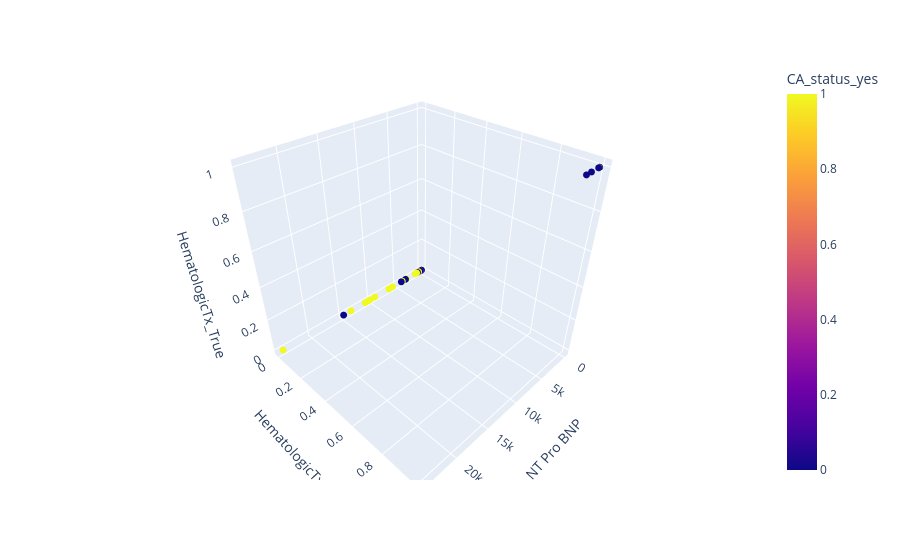

Source (notebook cell):
### Markdown cell above
## 3D scatter

### Code cell
top3_features = X.columns[svm_set_ranks[selected_run].sorted_features.astype(int)[:3]].values
fig = px.scatter_3d(dataTable, x=top3_features[0], y=top3_features[1], z=top3_features[2],
          color=y_column_Classification)
fig.update_traces(marker_size = 4)
fig.show()

### Figure 1 — Plotly figure (JSON) as saved in the notebook; plotly's stock layout.template omitted (floating-point values rounded to 4 significant figures)
{"data": [{"hovertemplate": "NT Pro BNP=%{x}<br>HematologicTx=%{y}<br>HematologicTx_True=%{z}<br>CA_status_yes=%{marker.color}<extra></extra>", "legendgroup": "", "marker": {"color": [1, 1, 1, 1, 1, 1, 1, 1, 1, 1, 1, 1, 1, 1, 1, 1, 1, 1, 1, 1, 1, 0, 0, 0, 0, 0, 0, 0, 0, 0, 0, 0, 0, 0, 0, 0, 0, 0, 0, 0, 0, 0, 0, 0], "coloraxis": "coloraxis", "size": 4, "symbol": "circle"}, "mode": "markers", "name": "", "scene": "scene", "showlegend": false, "type": "scatter3d", "x": [611, 3321, -1, 9328, 166, 5928, 309, 314, 9293, 10432, 6625, 3992, 24194, 1263, 3185, 1349, 13531, 11049, 10234, 748, 1047, 493, 4195, 83, 24, 327, -1, 161, 22, 2462, -1, 945, 3335, 14800, 161, 37, 208, 185, 203, 1542, 24, 3355, 867, 326], "y": [0, 0, 0, 0, 1, 0, 0, 0, 0, 0, 0, 0, 0, 0, 0, 0, 0, 0, 0, 0, 0, 0, 0, 0, 1, 0, 1, 0, 0, 1, 0, 0, 0, 0, 1, 0, 1, 0, 0, 1, 1, 0, 0, 0], "z": [0, 0, 0, 0, 1, 0, 0, 0, 0, 0, 0, 0, 0, 0, 0, 0, 0, 0, 0, 0, 0, 0, 0, 0, 1, 0, 1, 0, 0, 1, 0, 0, 0, 0, 1, 0, 1, 0, 0, 1, 1, 0, 0, 0]}], "layout": {"autosize": true, "coloraxis": {"colorbar": {"title": {"text": "CA_status_yes"}}, "colorscale": [[0, "#0d0887"], [0.1111, "#46039f"], [0.2222, "#7201a8"], [0.3333, "#9c179e"], [0.4444, "#bd3786"], [0.5556, "#d8576b"], [0.6667, "#ed7953"], [0.7778, "#fb9f3a"], [0.8889, "#fdca26"], [1, "#f0f921"]]}, "legend": {"tracegroupgap": 0}, "margin": {"t": 60}, "scene": {"aspectmode": "auto", "aspectratio": {"x": 1, "y": 1, "z": 1}, "domain": {"x": [0, 1], "y": [0, 1]}, "xaxis": {"title": {"text": "NT Pro BNP"}, "type": "linear"}, "yaxis": {"title": {"text": "HematologicTx"}, "type": "linear"}, "zaxis": {"title": {"text": "HematologicTx_True"}, "type": "linear"}}}}
